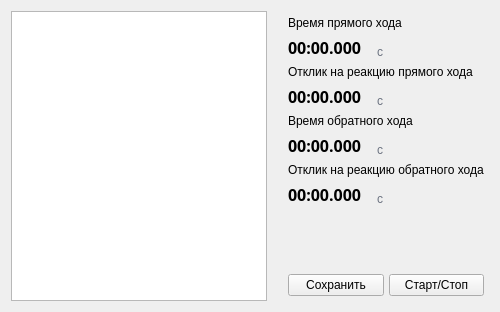
      <widget class="QWidget" name="tab_strokeTest">
       <property name="enabled">
        <bool>true</bool>
       </property>
       <property name="focusPolicy">
        <enum>Qt::FocusPolicy::NoFocus</enum>
       </property>
       <property name="styleSheet">
        <string notr="true"/>
       </property>
       <attribute name="title">
        <string>Тест полного хода</string>
       </attribute>
       <layout class="QHBoxLayout" name="horizontalLayout_8">
        <property name="spacing">
         <number>10</number>
        </property>
        <property name="leftMargin">
         <number>8</number>
        </property>
        <property name="topMargin">
         <number>8</number>
        </property>
        <property name="rightMargin">
         <number>8</number>
        </property>
        <property name="bottomMargin">
         <number>8</number>
        </property>
        <item>
         <widget class="QFrame" name="frame_chartStroke_Section">
          <property name="sizePolicy">
           <sizepolicy hsizetype="Expanding" vsizetype="Expanding">
            <horstretch>0</horstretch>
            <verstretch>0</verstretch>
           </sizepolicy>
          </property>
          <property name="frameShape">
           <enum>QFrame::Shape::NoFrame</enum>
          </property>
          <layout class="QVBoxLayout" name="verticalLayout_44">
           <property name="spacing">
            <number>3</number>
           </property>
           <property name="leftMargin">
            <number>3</number>
           </property>
           <property name="topMargin">
            <number>3</number>
           </property>
           <property name="rightMargin">
            <number>3</number>
           </property>
           <property name="bottomMargin">
            <number>3</number>
           </property>
           <item>
            <widget class="Widgets::Chart::ChartView" name="Chart_stroke"/>
           </item>
          </layout>
         </widget>
        </item>
        <item>
         <widget class="QFrame" name="frame_strokeTest_menu">
          <property name="sizePolicy">
           <sizepolicy hsizetype="Maximum" vsizetype="Preferred">
            <horstretch>0</horstretch>
            <verstretch>0</verstretch>
           </sizepolicy>
          </property>
          <property name="styleSheet">
           <string/>
          </property>
          <property name="frameShape">
           <enum>QFrame::Shape::NoFrame</enum>
          </property>
          <layout class="QVBoxLayout" name="verticalLayout_17">
           <property name="spacing">
            <number>12</number>
           </property>
           <property name="leftMargin">
            <number>0</number>
           </property>
           <property name="topMargin">
            <number>0</number>
           </property>
           <property name="rightMargin">
            <number>0</number>
           </property>
           <property name="bottomMargin">
            <number>0</number>
           </property>
           <item>
            <widget class="QFrame" name="frame_strokeTest_Section">
             <property name="sizePolicy">
              <sizepolicy hsizetype="Preferred" vsizetype="Maximum">
               <horstretch>0</horstretch>
               <verstretch>0</verstretch>
              </sizepolicy>
             </property>
             <property name="frameShape">
              <enum>QFrame::Shape::NoFrame</enum>
             </property>
             <layout class="QVBoxLayout" name="verticalLayout_43">
              <property name="leftMargin">
               <number>8</number>
              </property>
              <property name="topMargin">
               <number>8</number>
              </property>
              <property name="rightMargin">
               <number>8</number>
              </property>
              <property name="bottomMargin">
               <number>8</number>
              </property>
              <item>
               <widget class="QLabel" name="label_strokeTest_forwardTime_Title">
                <property name="text">
                 <string>Время прямого хода</string>
                </property>
               </widget>
              </item>
              <item>
               <widget class="QFrame" name="frame_strokeTest_forwardTime_Card">
                <property name="sizePolicy">
                 <sizepolicy hsizetype="Maximum" vsizetype="Maximum">
                  <horstretch>0</horstretch>
                  <verstretch>0</verstretch>
                 </sizepolicy>
                </property>
                <property name="frameShape">
                 <enum>QFrame::Shape::NoFrame</enum>
                </property>
                <layout class="QHBoxLayout" name="horizontalLayout_58">
                 <property name="spacing">
                  <number>2</number>
                 </property>
                 <property name="leftMargin">
                  <number>0</number>
                 </property>
                 <property name="topMargin">
                  <number>0</number>
                 </property>
                 <property name="rightMargin">
                  <number>0</number>
                 </property>
                 <property name="bottomMargin">
                  <number>0</number>
                 </property>
                 <item>
                  <widget class="QLabel" name="label_strokeTest_forwardTime_Value">
                   <property name="sizePolicy">
                    <sizepolicy hsizetype="Maximum" vsizetype="Maximum">
                     <horstretch>0</horstretch>
                     <verstretch>0</verstretch>
                    </sizepolicy>
                   </property>
                   <property name="minimumSize">
                    <size>
                     <width>87</width>
                     <height>0</height>
                    </size>
                   </property>
                   <property name="font">
                    <font>
                     <family>JetBrains Mono</family>
                     <pointsize>12</pointsize>
                     <bold>true</bold>
                    </font>
                   </property>
                   <property name="text">
                    <string>00:00.000</string>
                   </property>
                  </widget>
                 </item>
                 <item>
                  <widget class="QLabel" name="label_strokeTest_forwardTime_Unit">
                   <property name="sizePolicy">
                    <sizepolicy hsizetype="Maximum" vsizetype="Preferred">
                     <horstretch>0</horstretch>
                     <verstretch>0</verstretch>
                    </sizepolicy>
                   </property>
                   <property name="font">
                    <font>
                     <pointsize>9</pointsize>
                    </font>
                   </property>
                   <property name="layoutDirection">
                    <enum>Qt::LayoutDirection::LeftToRight</enum>
                   </property>
                   <property name="styleSheet">
                    <string notr="true">color: #6B7280;</string>
                   </property>
                   <property name="text">
                    <string>c</string>
                   </property>
                   <property name="alignment">
                    <set>Qt::AlignmentFlag::AlignBottom|Qt::AlignmentFlag::AlignLeading|Qt::AlignmentFlag::AlignLeft</set>
                   </property>
                  </widget>
                 </item>
                </layout>
               </widget>
              </item>
              <item>
               <widget class="QLabel" name="label_strokeTest_respondingReactionForwardTime_Title">
                <property name="text">
                 <string>Отклик на реакцию прямого хода</string>
                </property>
               </widget>
              </item>
              <item>
               <widget class="QFrame" name="frame_strokeTest_respondingReactionForwardTime_Card">
                <property name="sizePolicy">
                 <sizepolicy hsizetype="Maximum" vsizetype="Maximum">
                  <horstretch>0</horstretch>
                  <verstretch>0</verstretch>
                 </sizepolicy>
                </property>
                <property name="frameShape">
                 <enum>QFrame::Shape::NoFrame</enum>
                </property>
                <layout class="QHBoxLayout" name="horizontalLayout_60">
                 <property name="spacing">
                  <number>2</number>
                 </property>
                 <property name="leftMargin">
                  <number>0</number>
                 </property>
                 <property name="topMargin">
                  <number>0</number>
                 </property>
                 <property name="rightMargin">
                  <number>0</number>
                 </property>
                 <property name="bottomMargin">
                  <number>0</number>
                 </property>
                 <item>
                  <widget class="QLabel" name="label_strokeTest_respondingReactionForwardTime_Value">
                   <property name="sizePolicy">
                    <sizepolicy hsizetype="Maximum" vsizetype="Maximum">
                     <horstretch>0</horstretch>
                     <verstretch>0</verstretch>
                    </sizepolicy>
                   </property>
                   <property name="minimumSize">
                    <size>
                     <width>87</width>
                     <height>0</height>
                    </size>
                   </property>
                   <property name="font">
                    <font>
                     <family>JetBrains Mono</family>
                     <pointsize>12</pointsize>
                     <bold>true</bold>
                    </font>
                   </property>
                   <property name="text">
                    <string>00:00.000</string>
                   </property>
                  </widget>
                 </item>
                 <item>
                  <widget class="QLabel" name="label_strokeTest_respondingReactionForwardTime_Unit">
                   <property name="sizePolicy">
                    <sizepolicy hsizetype="Maximum" vsizetype="Preferred">
                     <horstretch>0</horstretch>
                     <verstretch>0</verstretch>
                    </sizepolicy>
                   </property>
                   <property name="font">
                    <font>
                     <pointsize>9</pointsize>
                    </font>
                   </property>
                   <property name="layoutDirection">
                    <enum>Qt::LayoutDirection::LeftToRight</enum>
                   </property>
                   <property name="styleSheet">
                    <string notr="true">color: #6B7280;</string>
                   </property>
                   <property name="text">
                    <string>c</string>
                   </property>
                   <property name="alignment">
                    <set>Qt::AlignmentFlag::AlignBottom|Qt::AlignmentFlag::AlignLeading|Qt::AlignmentFlag::AlignLeft</set>
                   </property>
                  </widget>
                 </item>
                </layout>
               </widget>
              </item>
              <item>
               <widget class="QLabel" name="label_strokeTest_backwardTime_Title">
                <property name="text">
                 <string>Время обратного хода</string>
                </property>
               </widget>
              </item>
              <item>
               <widget class="QFrame" name="frame_strokeTest_backwardTime_Card">
                <property name="sizePolicy">
                 <sizepolicy hsizetype="Maximum" vsizetype="Maximum">
                  <horstretch>0</horstretch>
                  <verstretch>0</verstretch>
                 </sizepolicy>
                </property>
                <property name="frameShape">
                 <enum>QFrame::Shape::NoFrame</enum>
                </property>
                <layout class="QHBoxLayout" name="horizontalLayout_62">
                 <property name="spacing">
                  <number>2</number>
                 </property>
                 <property name="leftMargin">
                  <number>0</number>
                 </property>
                 <property name="topMargin">
                  <number>0</number>
                 </property>
                 <property name="rightMargin">
                  <number>0</number>
                 </property>
                 <property name="bottomMargin">
                  <number>0</number>
                 </property>
                 <item>
                  <widget class="QLabel" name="label_strokeTest_backwardTime_Value">
                   <property name="sizePolicy">
                    <sizepolicy hsizetype="Maximum" vsizetype="Maximum">
                     <horstretch>0</horstretch>
                     <verstretch>0</verstretch>
                    </sizepolicy>
                   </property>
                   <property name="minimumSize">
                    <size>
                     <width>87</width>
                     <height>0</height>
                    </size>
                   </property>
                   <property name="font">
                    <font>
                     <family>JetBrains Mono</family>
                     <pointsize>12</pointsize>
                     <bold>true</bold>
                    </font>
                   </property>
                   <property name="text">
                    <string>00:00.000</string>
                   </property>
                  </widget>
                 </item>
                 <item>
                  <widget class="QLabel" name="label_strokeTest_backwardTime_Unit">
                   <property name="sizePolicy">
                    <sizepolicy hsizetype="Maximum" vsizetype="Preferred">
                     <horstretch>0</horstretch>
                     <verstretch>0</verstretch>
                    </sizepolicy>
                   </property>
                   <property name="font">
                    <font>
                     <pointsize>9</pointsize>
                    </font>
                   </property>
                   <property name="layoutDirection">
                    <enum>Qt::LayoutDirection::LeftToRight</enum>
                   </property>
                   <property name="styleSheet">
                    <string notr="true">color: #6B7280;</string>
                   </property>
                   <property name="text">
                    <string>c</string>
                   </property>
                   <property name="alignment">
                    <set>Qt::AlignmentFlag::AlignBottom|Qt::AlignmentFlag::AlignLeading|Qt::AlignmentFlag::AlignLeft</set>
                   </property>
                  </widget>
                 </item>
                </layout>
               </widget>
              </item>
              <item>
               <widget class="QLabel" name="label_strokeTest_respondingReactionBackwardTime_Title">
                <property name="text">
                 <string>Отклик на реакцию обратного хода</string>
                </property>
               </widget>
              </item>
              <item>
               <widget class="QFrame" name="frame_strokeTest_respondingReactionBackwardTime_Card">
                <property name="sizePolicy">
                 <sizepolicy hsizetype="Maximum" vsizetype="Maximum">
                  <horstretch>0</horstretch>
                  <verstretch>0</verstretch>
                 </sizepolicy>
                </property>
                <property name="frameShape">
                 <enum>QFrame::Shape::NoFrame</enum>
                </property>
                <layout class="QHBoxLayout" name="horizontalLayout_61">
                 <property name="spacing">
                  <number>2</number>
                 </property>
                 <property name="leftMargin">
                  <number>0</number>
                 </property>
                 <property name="topMargin">
                  <number>0</number>
                 </property>
                 <property name="rightMargin">
                  <number>0</number>
                 </property>
                 <property name="bottomMargin">
                  <number>0</number>
                 </property>
                 <item>
                  <widget class="QLabel" name="label_strokeTest_respondingReactionBackwardTime_Value">
                   <property name="sizePolicy">
                    <sizepolicy hsizetype="Maximum" vsizetype="Maximum">
                     <horstretch>0</horstretch>
                     <verstretch>0</verstretch>
                    </sizepolicy>
                   </property>
                   <property name="minimumSize">
                    <size>
                     <width>87</width>
                     <height>0</height>
                    </size>
                   </property>
                   <property name="font">
                    <font>
                     <family>JetBrains Mono</family>
                     <pointsize>12</pointsize>
                     <bold>true</bold>
                    </font>
                   </property>
                   <property name="text">
                    <string>00:00.000</string>
                   </property>
                  </widget>
                 </item>
                 <item>
                  <widget class="QLabel" name="label_strokeTest_respondingReactionBackwardTime_Unit">
                   <property name="sizePolicy">
                    <sizepolicy hsizetype="Maximum" vsizetype="Preferred">
                     <horstretch>0</horstretch>
                     <verstretch>0</verstretch>
                    </sizepolicy>
                   </property>
                   <property name="font">
                    <font>
                     <pointsize>9</pointsize>
                    </font>
                   </property>
                   <property name="layoutDirection">
                    <enum>Qt::LayoutDirection::LeftToRight</enum>
                   </property>
                   <property name="styleSheet">
                    <string notr="true">color: #6B7280;</string>
                   </property>
                   <property name="text">
                    <string>c</string>
                   </property>
                   <property name="alignment">
                    <set>Qt::AlignmentFlag::AlignBottom|Qt::AlignmentFlag::AlignLeading|Qt::AlignmentFlag::AlignLeft</set>
                   </property>
                  </widget>
                 </item>
                </layout>
               </widget>
              </item>
             </layout>
            </widget>
           </item>
           <item>
            <spacer name="verticalSpacer_10">
             <property name="orientation">
              <enum>Qt::Orientation::Vertical</enum>
             </property>
             <property name="sizeHint" stdset="0">
              <size>
               <width>20</width>
               <height>40</height>
              </size>
             </property>
            </spacer>
           </item>
           <item>
            <widget class="QFrame" name="frame_strokeTestMenu_Section">
             <property name="sizePolicy">
              <sizepolicy hsizetype="Preferred" vsizetype="Maximum">
               <horstretch>0</horstretch>
               <verstretch>0</verstretch>
              </sizepolicy>
             </property>
             <property name="styleSheet">
              <string notr="true"/>
             </property>
             <property name="frameShape">
              <enum>QFrame::Shape::NoFrame</enum>
             </property>
             <layout class="QHBoxLayout" name="horizontalLayout_21">
              <property name="spacing">
               <number>5</number>
              </property>
              <property name="leftMargin">
               <number>8</number>
              </property>
              <property name="topMargin">
               <number>8</number>
              </property>
              <property name="rightMargin">
               <number>8</number>
              </property>
              <property name="bottomMargin">
               <number>8</number>
              </property>
              <item>
               <widget class="QPushButton" name="pushButton_strokeTest_save">
                <property name="sizePolicy">
                 <sizepolicy hsizetype="Preferred" vsizetype="Fixed">
                  <horstretch>0</horstretch>
                  <verstretch>0</verstretch>
                 </sizepolicy>
                </property>
                <property name="font">
                 <font>
                  <pointsize>9</pointsize>
                 </font>
                </property>
                <property name="focusPolicy">
                 <enum>Qt::FocusPolicy::NoFocus</enum>
                </property>
                <property name="text">
                 <string>Сохранить</string>
                </property>
                <property name="shortcut">
                 <string>.</string>
                </property>
               </widget>
              </item>
              <item>
               <widget class="QPushButton" name="pushButton_strokeTest_start">
                <property name="sizePolicy">
                 <sizepolicy hsizetype="Preferred" vsizetype="Fixed">
                  <horstretch>0</horstretch>
                  <verstretch>0</verstretch>
                 </sizepolicy>
                </property>
                <property name="font">
                 <font>
                  <pointsize>9</pointsize>
                 </font>
                </property>
                <property name="focusPolicy">
                 <enum>Qt::FocusPolicy::NoFocus</enum>
                </property>
                <property name="text">
                 <string>Старт/Стоп</string>
                </property>
               </widget>
              </item>
             </layout>
            </widget>
           </item>
          </layout>
         </widget>
        </item>
       </layout>
      </widget>
